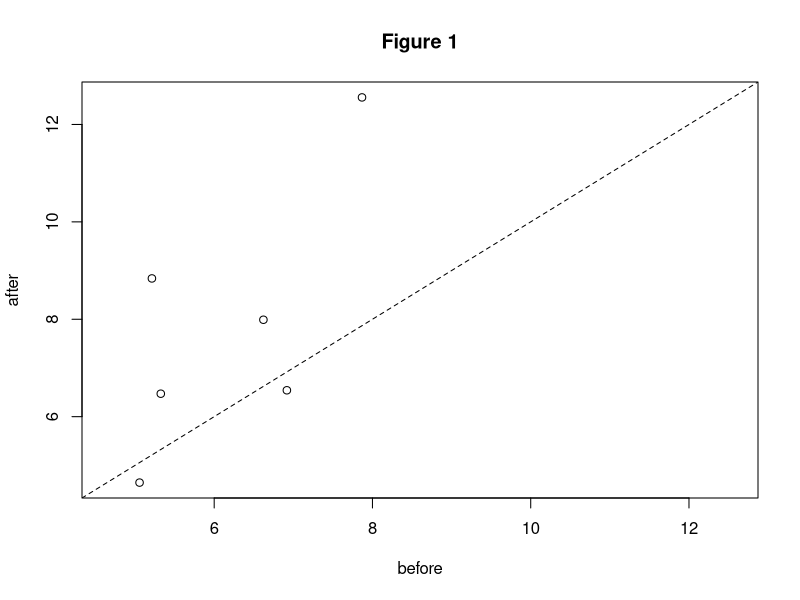
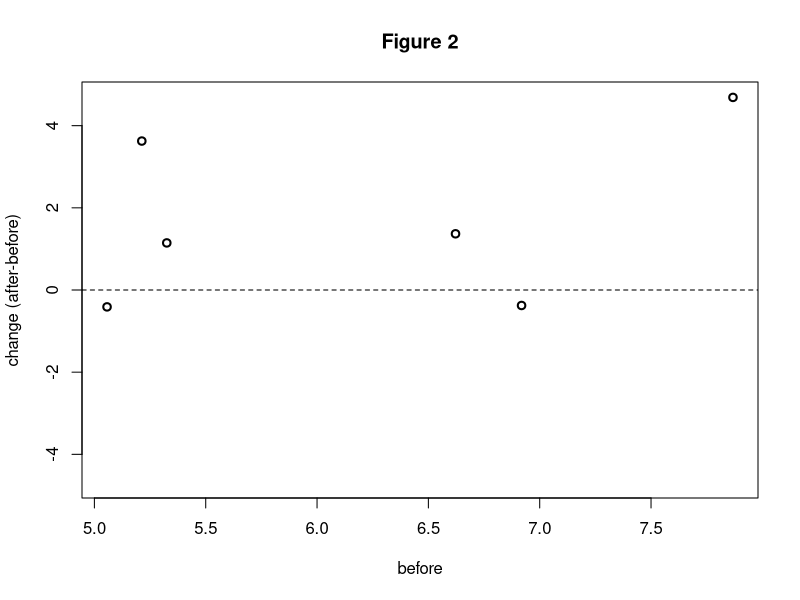
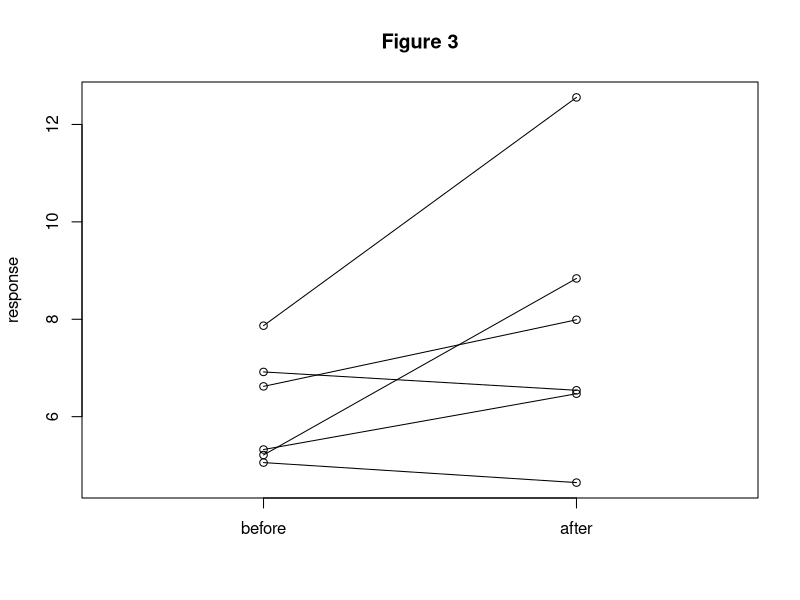
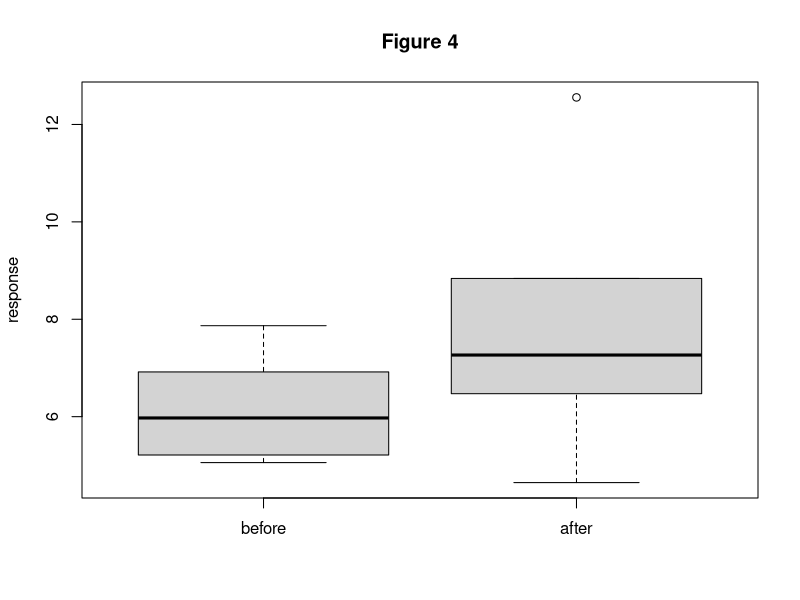
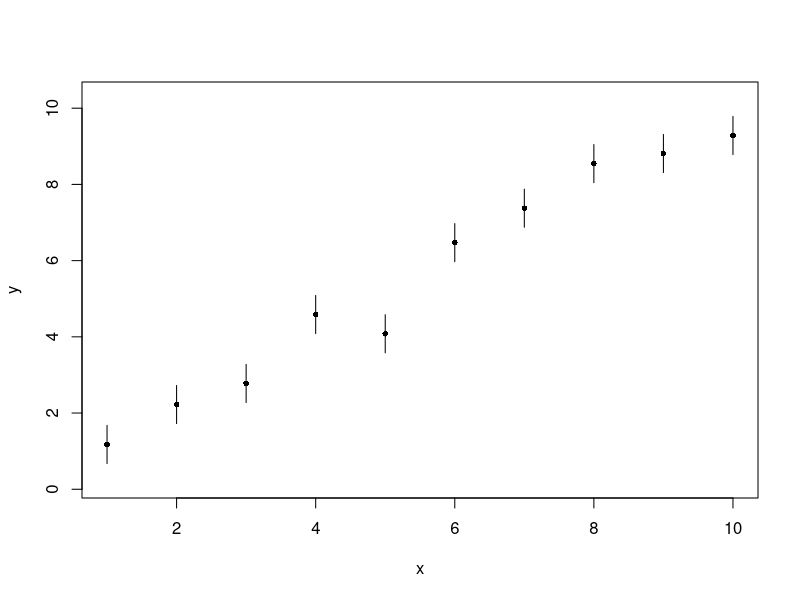
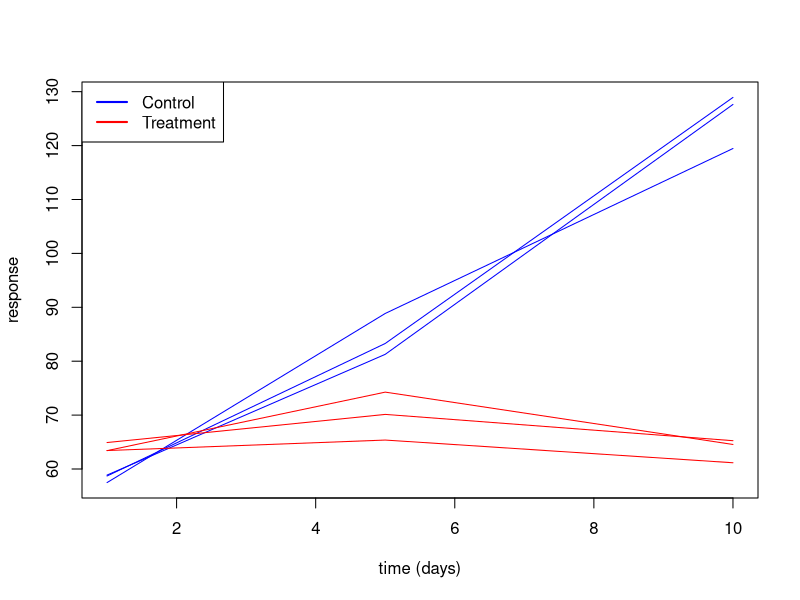
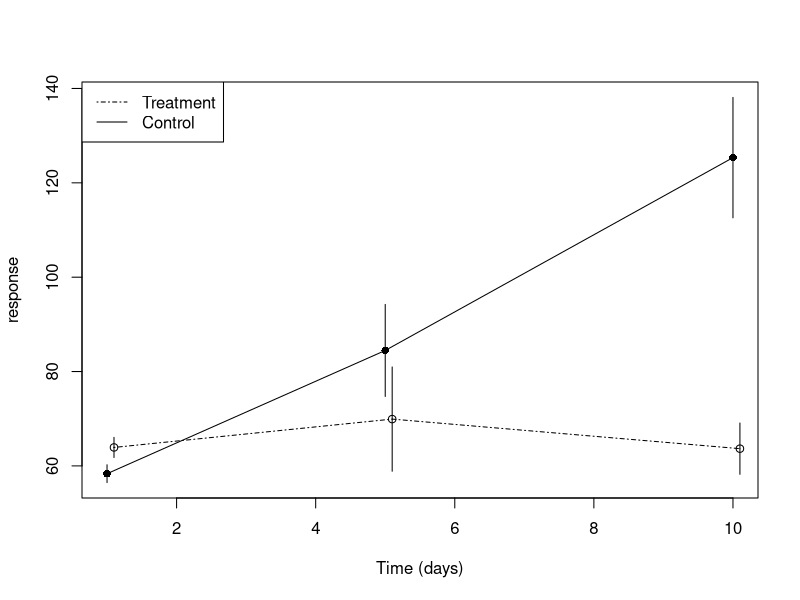
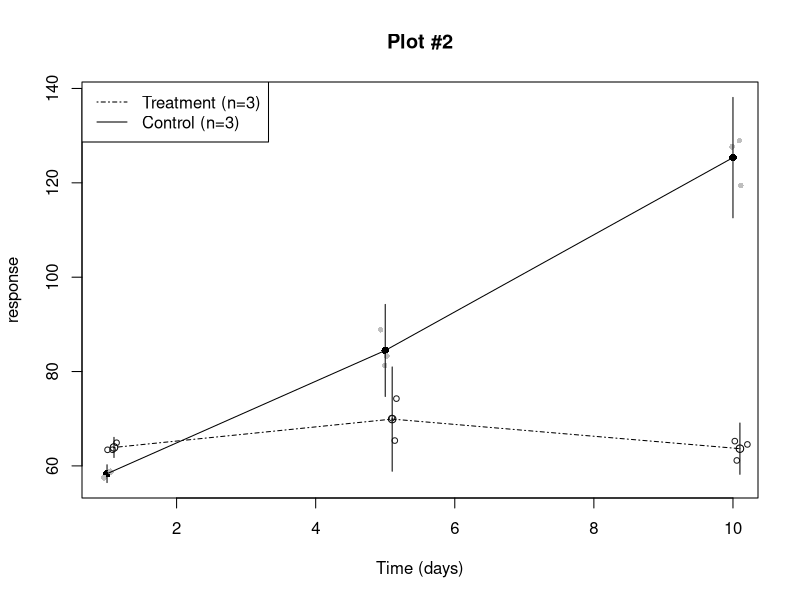

The R source for these figures, in order:
## ---- chunk 1
set.seed(12201970)
# ... on what date do you suppose the author of the text was born?
before <- runif(6, 5, 8)
after <- rnorm(6, before*1.05, 2)
li <- range(c(before, after))
ymx <- max(abs(after-before))
## ---- chunk 2
plot(before, after, xlab = "before", ylab = "after", ylim = li, 
     xlim = li, main = "Figure 1")
abline(0, 1, lty = 2)
## ---- chunk 3
plot(before, after-before, xlab = "before", ylim = c(-ymx, ymx), 
     ylab = "change (after-before)", lwd = 2, main = "Figure 2")
abline(h = 0, lty=2)  

# The difference between the after and the before (Y) along every before (X)
## ---- chunk 4
z <- rep(c(0,1), rep(6,2))
plot(z, c(before, after), xaxt = "n", ylab = "response",
     xlab = "", xlim = c(-0.5,1.5), main = "Figure 3")
axis(side = 1, at = c(0,1), c("before","after"))
segments(rep(0,6), before, rep(1,6), after)

# Paired before values and the after values with lines
## ---- chunk 5
boxplot(before, after, ylab = "response", names = c("before","after"),
        main = "Figure 4")

# Not paired, distribution of before compared to after
## ---- chunk 6
x <- 1:10
y <- 1:10+rnorm(10,0,0.5)
ciHw <- 0.5
plot(x,y, ylim=c(min(y)-2*ciHw,max(y)+2*ciHw),pch=16,cex=0.75)
segments(x,y,x,y+ciHw)
segments(x,y,x,y-ciHw)
## ---- chunk 7
set.seed(4532)
dat1 <- data.frame(time=rep(c(1,5,10),6),trt=c(rep("ctrl",9),rep("trt",9)),
                   response=c(rep(c(59,84,123),3)+rnorm(9,0,2.3),
                              rep(c(62,73,65),3)+rnorm(9,0,2.9)),
                   subject=factor(c(1,1,1,2,2,2,3,3,3,4,4,4,5,5,5,6,6,6)))
plot(dat1$time,dat1$response,type="n", xlab="time (days)", ylab="response",main="")
for(i in 1:3) {
  lines(dat1$time[dat1$subject==i],dat1$response[dat1$subject==i],col="blue")
}
for(i in 4:6) {
  lines(dat1$time[dat1$subject==i],dat1$response[dat1$subject==i],col="red")
}
legend("topleft",col=c("blue","red"),lwd=2,c("Control","Treatment"))
## ---- chunk 8
grpTimeMeans <- aggregate(dat1$response, by=list(dat1$trt,dat1$time), FUN=mean)
grpTimeMeans
ctrlMeans <- grpTimeMeans[grpTimeMeans=="ctrl",3]
trtMeans <- grpTimeMeans[grpTimeMeans=="trt",3]
## ---- chunk 9
grpTimeSD <- aggregate(dat1$response, by=list(dat1$trt,dat1$time), FUN=sd)
grpTimeSD
ctrlSD <- grpTimeSD[grpTimeSD=="ctrl",3]
trtSD <- grpTimeSD[grpTimeSD=="trt",3]
ctrl95CI <- ctrlSD/sqrt(3)*qt(0.975,df=2) #sample size of 3, sample SE times the t-distribution quantiles 
trt95CI <- trtSD/sqrt(3)*qt(0.975,df=2) # just the upper at the 2.5% beyond upper limit
## ---- chunk 10
xctrl<-grpTimeMeans$Group.2[grpTimeMeans$Group.1=="ctrl"] #times for control
yctrl <- grpTimeMeans$x[grpTimeMeans$Group.1=="ctrl"] #already "ctrlMeans"


plot(xctrl,#grpTimeMeans$Group.2[grpTimeMeans$Group.1=="ctrl"],
     grpTimeMeans$x[grpTimeMeans$Group.1=="ctrl"],pch=16,
     ylim=c(min(yctrl)-ctrl95CI[1],
            max(yctrl)+ctrl95CI[3]),
     ylab="response",
     xlab="Time (days)")

points(grpTimeMeans$Group.2[grpTimeMeans$Group.1=="trt"]+.1,
     grpTimeMeans$x[grpTimeMeans$Group.1=="trt"], pch=21)

lines(grpTimeMeans$Group.2[grpTimeMeans$Group.1=="trt"]+.1,
     grpTimeMeans$x[grpTimeMeans$Group.1=="trt"], lty=4)

lines(grpTimeMeans$Group.2[grpTimeMeans$Group.1=="ctrl"],
     grpTimeMeans$x[grpTimeMeans$Group.1=="ctrl"])


xtrt<-grpTimeMeans$Group.2[grpTimeMeans$Group.1=="trt"]
ytrt <- grpTimeMeans$x[grpTimeMeans$Group.1=="trt"]
         
segments(xctrl,yctrl,xctrl,yctrl+ctrl95CI)
segments(xctrl,yctrl,xctrl,yctrl-ctrl95CI)

#arrows(xctrl+.5,yctrl,xctrl+0.5,yctrl+ctrl95CI,col="blue", angle = 90, length=0.05)
#arrows(xctrl+.5,yctrl,xctrl+0.5,yctrl-ctrl95CI,col="blue", angle = 90, length=0.05)

segments(xtrt+0.1,ytrt,xtrt+0.1,ytrt+trt95CI)
segments(xtrt+0.1,ytrt,xtrt+0.1,ytrt-trt95CI)

legend("topleft", lty=c(4,1), legend = c("Treatment","Control"))
## ---- chunk 11
plot(xctrl,
     grpTimeMeans$x[grpTimeMeans$Group.1=="ctrl"],pch=16,
     ylim=c(min(yctrl)-ctrl95CI[1],
            max(yctrl)+ctrl95CI[3]),
     ylab="response",
     xlab="Time (days)",
     main="Plot #2")

points(grpTimeMeans$Group.2[grpTimeMeans$Group.1=="trt"]+.1,
     grpTimeMeans$x[grpTimeMeans$Group.1=="trt"], pch=21)
#stripchart(response~trt+I(time),data=dat1,pch=16,vertical=T,
#           add=TRUE)
points(jitter(dat1$time[dat1$trt=="ctrl"],0.15),dat1$response[dat1$trt=="ctrl"],
       pch = 16, cex=0.75, col="grey")
points(jitter(dat1$time[dat1$trt=="trt"],0.15)+0.1,dat1$response[dat1$trt=="trt"],
       pch = 21, cex=0.75, col="grey10")

lines(grpTimeMeans$Group.2[grpTimeMeans$Group.1=="trt"]+.1,
     grpTimeMeans$x[grpTimeMeans$Group.1=="trt"], lty=4)
lines(grpTimeMeans$Group.2[grpTimeMeans$Group.1=="ctrl"],
     grpTimeMeans$x[grpTimeMeans$Group.1=="ctrl"])
        
segments(xctrl,yctrl,xctrl,yctrl+ctrl95CI)
segments(xctrl,yctrl,xctrl,yctrl-ctrl95CI)
segments(xtrt+0.1,ytrt,xtrt+0.1,ytrt+trt95CI)
segments(xtrt+0.1,ytrt,xtrt+0.1,ytrt-trt95CI)

legend("topleft", lty=c(4,1), legend = c("Treatment (n=3)","Control (n=3)"))
